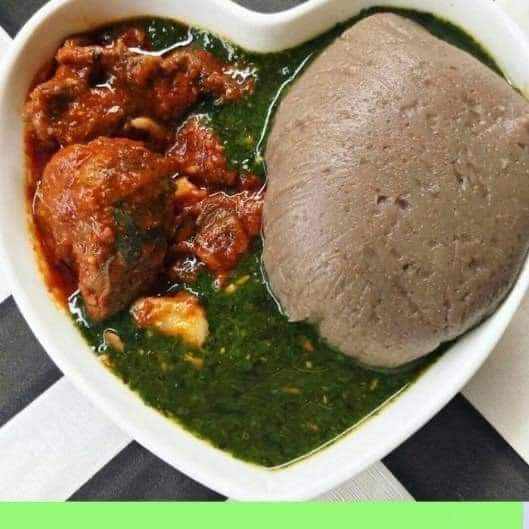
#> input picture ml/web_harvest/amala/amala_web_0000.jpg, 529 x 529 px
$ python -i collect_nigerian.py   (imports and definitions only)
#> lines starting #> are read from the running program, lines starting #| are printed output that depends on the picture
#> further down, picture is the input picture: PIL image 529x529 RGB; mean R, G, B 141.1, 126.2, 97.5
"""Ingest and curate your own photographs of the six Nigerian dishes.

No public dataset covers jollof rice, egusi soup, pounded yam, amala, eba or
moi moi, so these images are the one input to this project that cannot be
regenerated. This script takes a phone dump and turns it into the clean,
de-duplicated folders that prepare_data.py reads.

    python ml/collect_nigerian.py init                       # create the folders
    python ml/collect_nigerian.py add jollof_rice ~/photos/   # ingest
    python ml/collect_nigerian.py status                      # how far along you are
    python ml/collect_nigerian.py check                       # re-scan what is stored

Ingesting a photo means: verifying it opens, applying the camera's rotation,
dropping the remaining EXIF (which carries GPS), converting to RGB JPEG,
shrinking anything enormous, and refusing exact or near duplicates. Duplicates
matter more than they sound: the same plate appearing in both the training and
the test split makes the accuracy in Chapter 4 look better than it is.
"""

import argparse
import csv
import hashlib
import sys
from pathlib import Path

from PIL import Image, ImageFilter, ImageOps, ImageStat

from common import IMAGE_SIZE, ML_DIR, load_class_labels, nigerian_classes

RAW_DIR = ML_DIR / "raw_nigerian"

# Attribution for images that came from a web harvest, carried across the
# rename at ingest so the dataset can say who took each photograph.
RAW_CREDITS_PATH = RAW_DIR / "CREDITS.csv"

IMAGE_SUFFIXES = {".jpg", ".jpeg", ".png", ".webp", ".heic", ".bmp"}

# Training crops to 224x224, so anything smaller is upscaled guesswork.
MIN_EDGE = IMAGE_SIZE

# Nothing is gained by storing more than this; it just slows every epoch.
MAX_EDGE = 1024
JPEG_QUALITY = 90

# Two images whose 64-bit average hashes differ by this little are the same
# shot for training purposes — a re-encode, a crop, or a burst frame.
NEAR_DUPLICATE_BITS = 4

# Below this, an image is soft enough to be worth a second look — camera shake
# or a missed focus. It is a rough signal, so such images are flagged, not
# discarded. See sharpness() for what the number means.
SHARPNESS_SAMPLE_EDGE = 512
SHARPNESS_THRESHOLD = 1.35

TARGET_PER_CLASS = 150

# The three swallows look alike and are the classes the model is most likely
# to confuse, so they need the most examples and the most variation.
CONFUSABLE = {"amala", "eba", "pounded_yam"}

SHOT_LIST = """\
Photograph this dish {target}+ times, varying deliberately:

  lighting     daylight, indoor bulb, evening
  angle        directly overhead, 45 degrees, eye level
  dishware     different plates, bowls, colours
  plating      full portion, half eaten, served with sides
  background   table, counter, tray

The model learns whatever stays constant across your photos. If every shot is
the same plate on the same table, it learns the plate.

Ingest them with:

    python ml/collect_nigerian.py add {class_key} <folder or files>
"""


# [11 lines left out: function average_hash, not called in this run]


def sharpness(image: Image.Image) -> float:
    """How much edge detail an image loses when deliberately blurred.

    A sharp photo has far more edge energy than a blurred copy of itself; an
    already-soft one barely changes, so the ratio lands near 1. Raw edge
    energy cannot be used directly — it rises as an image shrinks and as the
    scene gets busier, so it is not comparable between photos. In practice a
    well-focused meal photo scores about 1.6-2.1.
    """
    grey = image.convert("L")
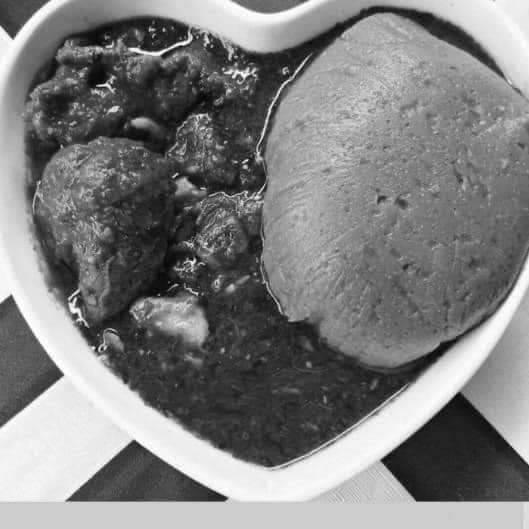
#> grey: PIL image 529x529 L; min 1, max 255, mean 127.4
    grey.thumbnail(
        (SHARPNESS_SAMPLE_EDGE, SHARPNESS_SAMPLE_EDGE), Image.Resampling.LANCZOS
    )
#> grey: PIL image 512x512 L

    def edge_energy(sample: Image.Image) -> float:
        return ImageStat.Stat(sample.filter(ImageFilter.FIND_EDGES)).stddev[0]

    softened = edge_energy(grey.filter(ImageFilter.GaussianBlur(2)))
#> softened = 17.27
    return edge_energy(grey) / softened if softened else 0.0


def class_dir(class_key: str) -> Path:
    return RAW_DIR / class_key


# [62 lines left out: functions stored_images, gather_sources, existing_hashes, is_near_duplicate, normalise, not called in this run]


CREDITS_FIELDS = [
    "class", "file", "source", "title", "creator", "license", "license_url", "page",
]


# [304 lines left out: functions find_credits, record_credit, add, scan, status, init and 2 more, not called in this run]


# [2 lines not run here, left out]

>>> from PIL import Image
>>> picture = Image.open('web_harvest/amala/amala_web_0000.jpg')
>>> result = sharpness(picture)
#> result = 2.1

$ run again, on ml/web_harvest/amala/amala_web_0004.jpg
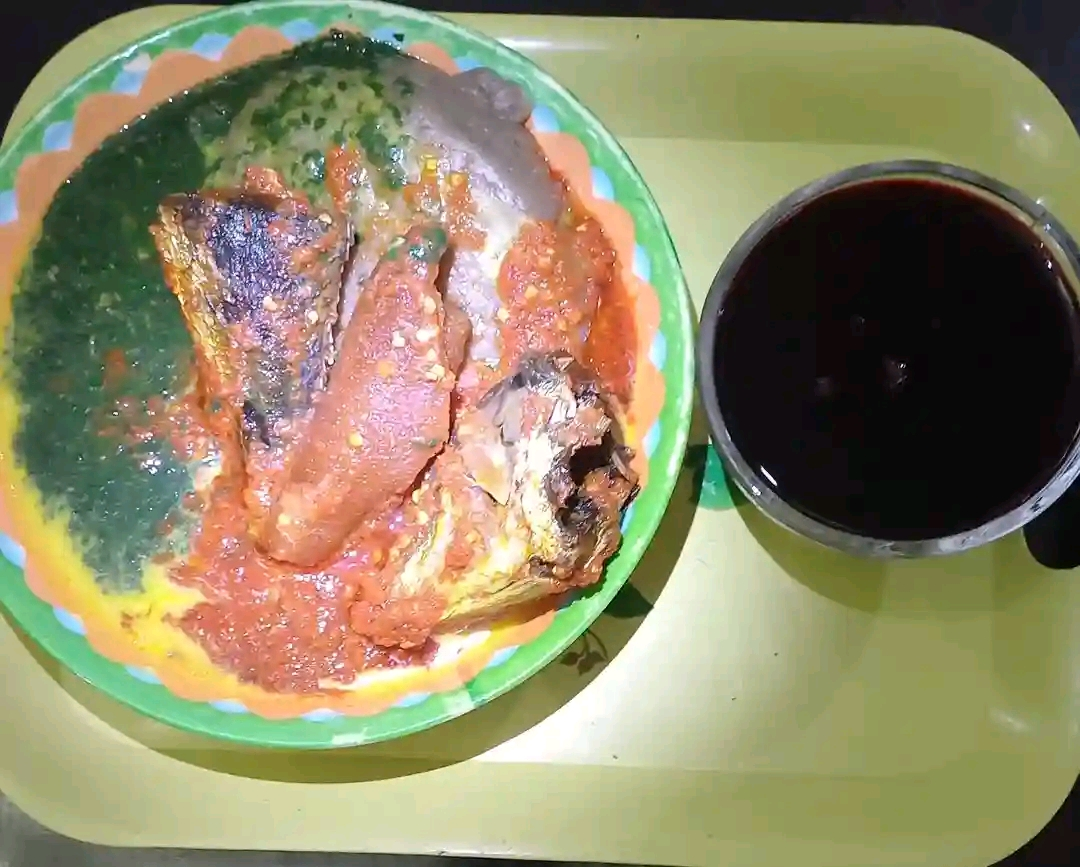
#> input picture ml/web_harvest/amala/amala_web_0004.jpg, 1080 x 867 px
#> picture is the input picture: PIL image 1080x867 RGB; mean R, G, B 142.6, 136.3, 103.8
#> in sharpness, `grey = image.convert("L")`:
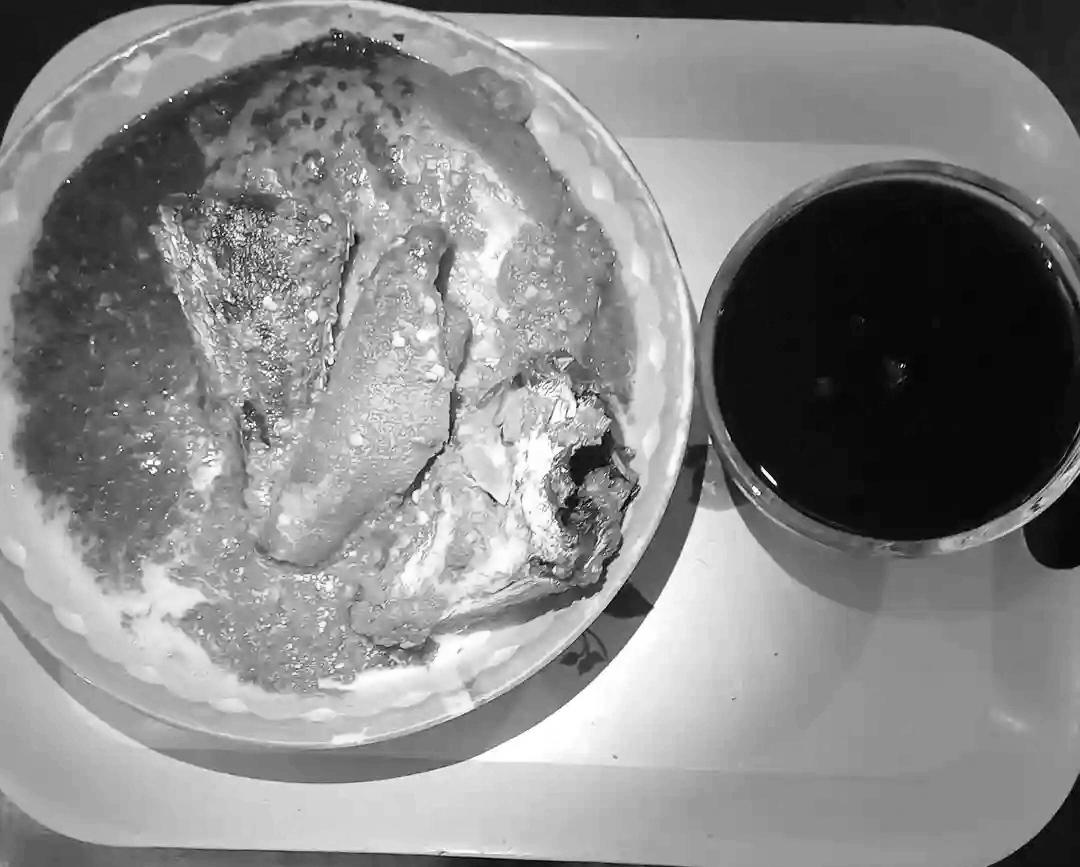
#> grey: PIL image 1080x867 L; min 0, max 255, mean 134.5
#> softened = 10.86
#> result = 3.99

$ run again, on ml/web_harvest/amala/amala_web_0005.jpg
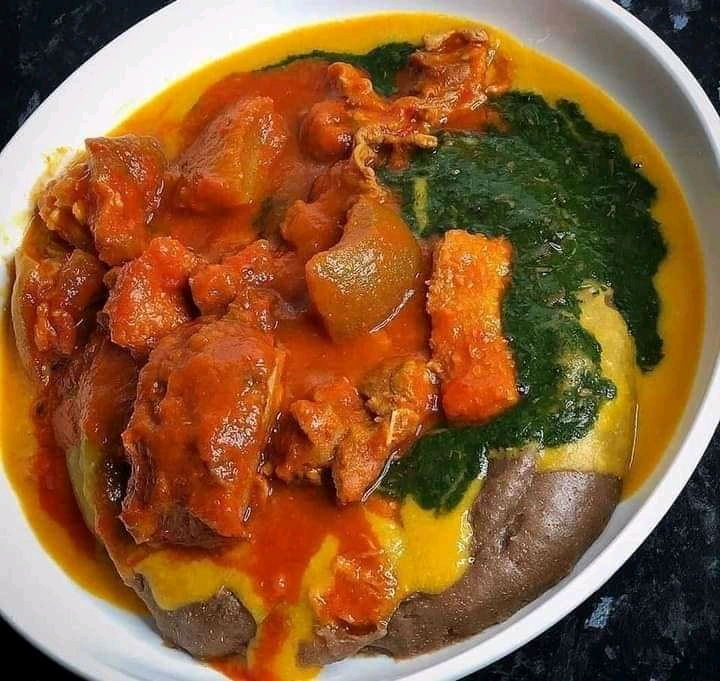
#> input picture ml/web_harvest/amala/amala_web_0005.jpg, 720 x 681 px
#> picture is the input picture: PIL image 720x681 RGB; mean R, G, B 140.1, 93.2, 52.6
#> in sharpness, `grey = image.convert("L")`:
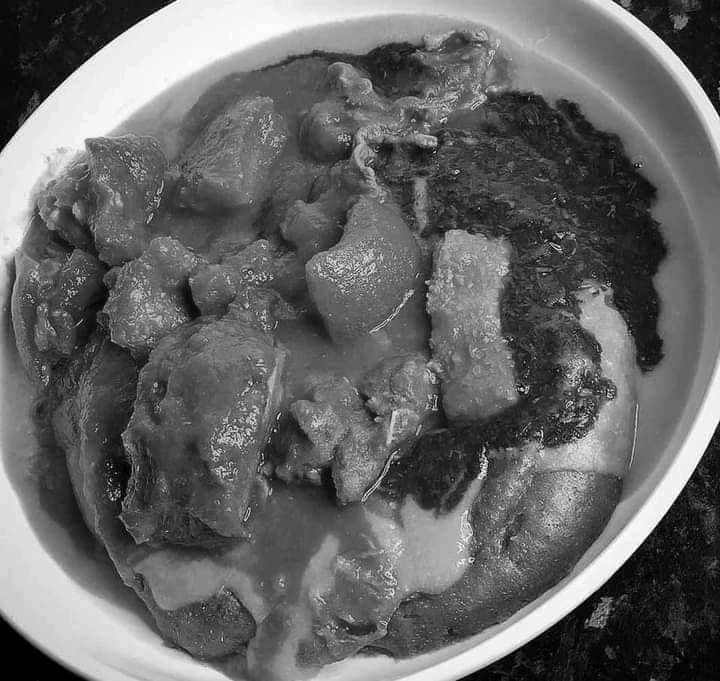
#> grey: PIL image 720x681 L; min 0, max 255, mean 102.6
#> softened = 13.34
#> result = 3.67

$ run again, on ml/web_harvest/amala/amala_web_0006.jpg
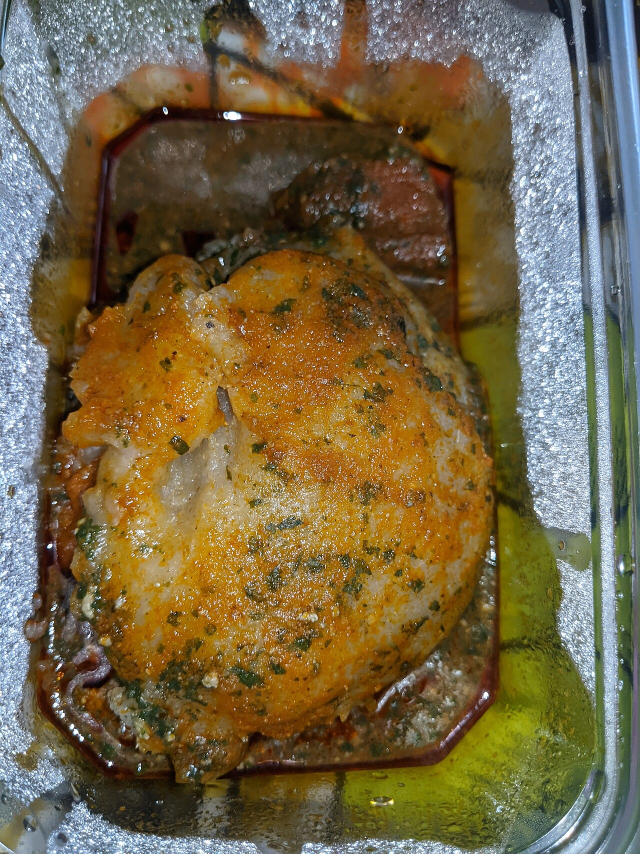
#> input picture ml/web_harvest/amala/amala_web_0006.jpg, 1280 x 1707 px (shown at 1/2 size)
#> picture is the input picture: PIL image 1280x1707 RGB; mean R, G, B 117.3, 102.2, 69.9
#> in sharpness, `grey = image.convert("L")`:
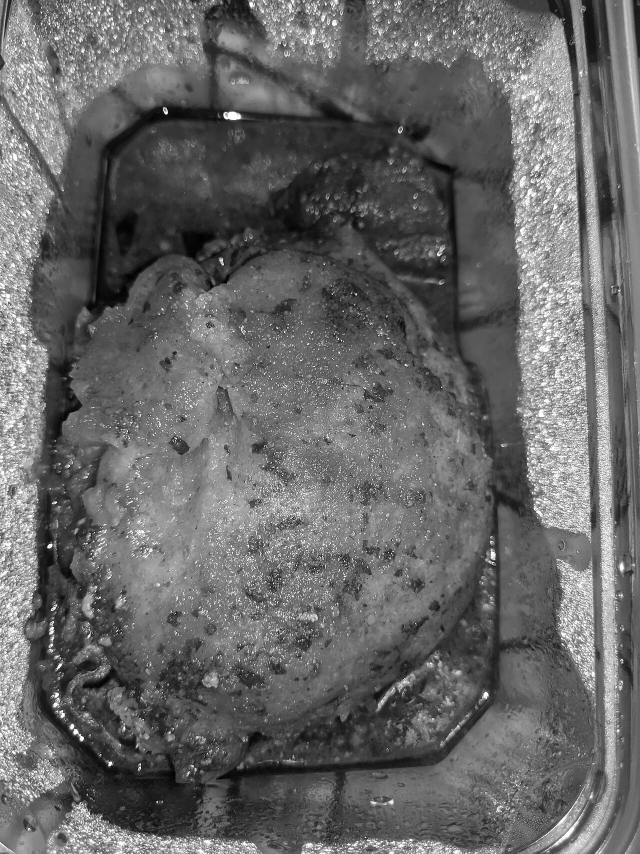
#> grey: PIL image 1280x1707 L (shown at 1/2 size); min 0, max 255, mean 103
#> in sharpness, `grey.thumbnail( (SHARPNESS_SAMPLE_EDGE, SHARPNESS_SAMPLE_EDGE), Image...`:
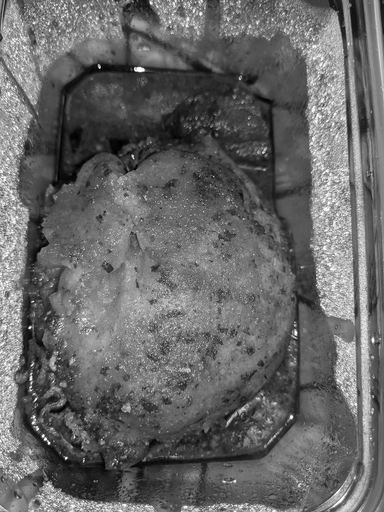
#> grey: PIL image 384x512 L; min 0, max 255, mean 103
#> softened = 13.65
#> result = 4.41
